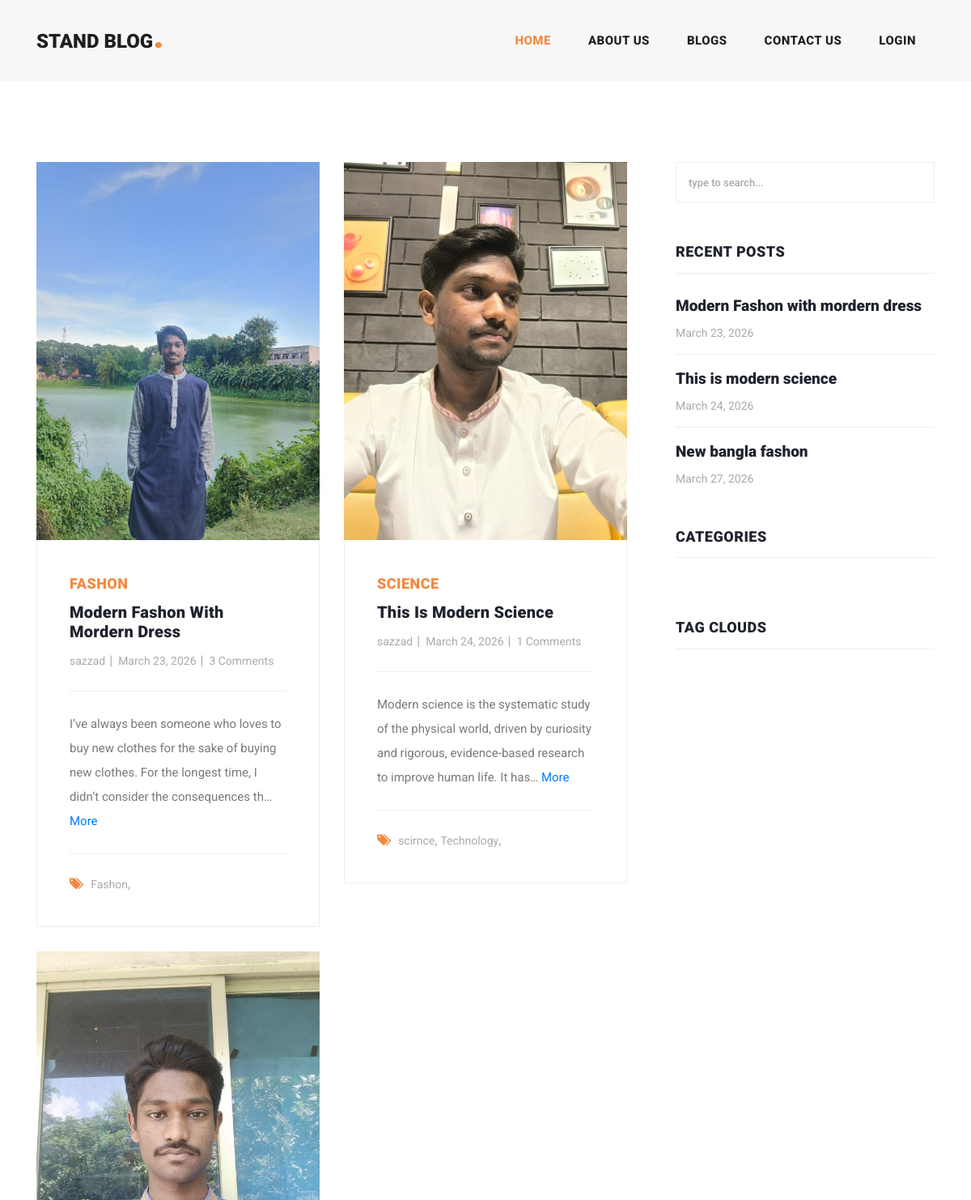
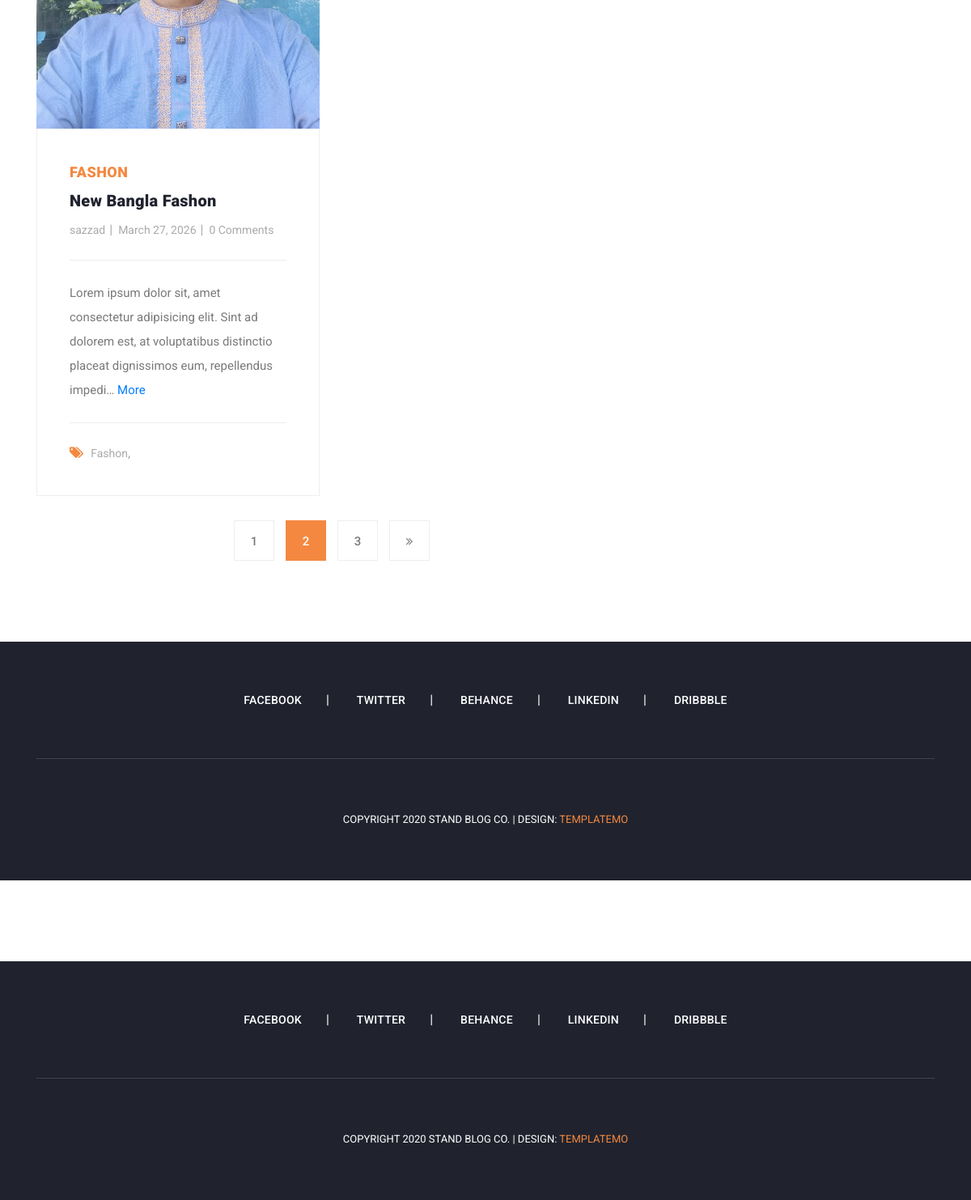
Page /search_blog/ on the committed database (2 pictures, top to bottom).
### blogapp/models.py (models this page shows, shortened)
class Blog(models.Model):
    user = models.ForeignKey(
        User,
        related_name='user_blogs',
        on_delete=models.CASCADE
    )
    category = models.ForeignKey(
        Category,
        related_name='category_blogs',
        on_delete=models.CASCADE
    )
    tag = models.ManyToManyField(
        Tag,
        related_name='tag_blogs',
        blank=True
    )
    title = models.CharField(
        max_length=250,
    )
    description = models.TextField(
        max_length=1000,
    )
    slug = models.SlugField(blank=True, unique=True)
    banner = models.ImageField(upload_to='blogs_banner')
    created_date = models.DateField(auto_now_add=True)

class Category(models.Model):
    title = models.CharField(max_length=100)
    slug = models.SlugField(blank=True, unique=True)
    created_date = models.DateField(auto_now_add=True)
    def __str__(self):
        return self.title

class Tag(models.Model):
    title = models.CharField(max_length=100)
    slug = models.SlugField(blank=True, unique=True)
    created_date = models.DateField(auto_now_add=True)

### account/models.py (models this page shows, shortened)
class User(AbstractUser):
    email = models.EmailField(
        max_length=150,
        unique= True
    )
    profile_picture = models.ImageField(
        upload_to="user_profile/",
        default="user-profile/default.png"
    )
    REQUIRED_FIELDS = ["email"]
    objects = CustomUserManager()

### blogapp/views.py (the view)
# urls.py: path('search_blog/', search_blog, name="search_blog"),
def search_blog(request):
    search_key = request.GET.get('search', None)
    tags = Tag.objects.all()
    categories = Category.objects.all()
    if search_key:
        blogs = Blog.objects.filter(
            Q(title__icontains=search_key) |
            Q(category__title__icontains=search_key) |
            Q(tag__title__icontains=search_key) |
            Q(user__username__icontains=search_key)
        ).distinct
        context = {
            "blogs":blogs,
            "tags":tags,
            "categories":categories
        }
        return render(request, "search_blog.html", context)
    else:
        blogs = Blog.objects.all()
        context = {
            "blogs":blogs
        }
        return render(request, "search_blog.html", context)

### templates/search_blog.html (shortened to what this page needs)
{% extends 'base.html' %}
{% load static %}
{% block content %}
    <section class="blog-posts grid-system">
      <div class="container">
        <div class="row">
          <div class="col-lg-8">
            <div class="all-blog-posts">
              <div class="row">
                {% include 'blog_card.html' %}
                {% include 'pagination.html' %}
              </div>
            </div>
          </div>
          {% include 'sidebar.html' %}
        </div>
      </div>
    </section>
{% include 'footer.html' %}
{% endblock content %}

### templates/blog_card.html
{% load static %} {% for blog in blogs %}
<div class="col-lg-6">
  <div class="blog-post">
    <div class="blog-thumb">
      <img src="{{blog.banner.url}}" alt="" />
    </div>
    <div class="down-content">
      <span>{{blog.category}}</span>
      <a href="{% url 'blog_details' blog.slug %}"><h4>{{blog.title}}</h4></a>
      <ul class="post-info">
        <li><a href="#">{{blog.user.username}}</a></li>
        <li><a href="#">{{blog.created_date}}</a></li>
        <li><a href="#">{{blog.blogs_comment.all.count}} Comments</a></li>
      </ul>
      <p>{{blog.description|truncatechars:150}}
      {% if blog.description|length > 150 %}
      <a href="{% url 'blog_details' blog.slug %}">More</a>
      {% endif %}
      </p>
      <div class="post-options">
        <div class="row">
          <div class="col-lg-12">
            <ul class="post-tags">
              <li><i class="fa fa-tags"></i></li>
              {% if blog.tag.all.count > 0 %} {% for tag in blog.tag.all %}
              <li><a href="{% url 'tag_blogs' tag.slug %}">{{tag.title}}</a>,</li>
              {% endfor %} {% else %}
              <li>None</li>
              {% endif %}
            </ul>
          </div>
        </div>
      </div>
    </div>
  </div>
</div>
{% endfor %}

### templates/sidebar.html (shortened to what this page needs)
<div class="col-lg-4">
  <div class="sidebar">
    <div class="row">
      <div class="col-lg-12">
        <div class="sidebar-item search">
          <form id="search_form" name="gs" method="GET" action="{% url 'search_blog' %}">
            <input
              type="text"
              name="search"
              class="searchText"
              placeholder="type to search..."
              autocomplete="on"
            />
          </form>
        </div>
      </div>
      <div class="col-lg-12">
        <div class="sidebar-item recent-posts">
          <div class="sidebar-heading">
            <h2>Recent Posts</h2>
          </div>
          <div class="content">
            <ul>
              {% for blog in blogs %}
              <li>
                <a href="post-details.html">
                  <h5>
                    {{blog.title}}
                  </h5>
                  <span>{{blog.created_date}}</span>
                </a>
              </li>
              {% endfor %}
            </ul>
          </div>
        </div>
      </div>
      <div class="col-lg-12">
        <div class="sidebar-item categories">
          <div class="sidebar-heading">
            <h2>Categories</h2>
          </div>
        </div>
      </div>
      <div class="col-lg-12">
        <div class="sidebar-item tags">
          <div class="sidebar-heading">
            <h2>Tag Clouds</h2>
          </div>
        </div>
      </div>
    </div>
  </div>
</div>

### static/css/templatemo-stand-blog.css (style rules this page uses)
body { font-family: 'Roboto', sans-serif; overflow-x: hidden; text-rendering: optimizeLegibility; -webkit-font-smoothing: antialiased; -moz-osx-font-smoothing: grayscale; }
p { margin-bottom: 0px; font-size: 15px; font-weight: 400; color: #7a7a7a; line-height: 30px; }
a { text-decoration: none!important; }
ul { padding: 0; margin: 0; list-style: none; }
h1,h2,h3,h4,h5,h6 { margin: 0px; }
.blog-posts { margin-top: 100px; }
.blog-posts .blog-post { margin-bottom: 30px; }
.blog-posts .blog-thumb img { width: 100%; overflow: hidden; }
.blog-posts .down-content { padding: 40px; border-right: 1px solid #eee; border-left: 1px solid #eee; border-bottom: 1px solid #eee; }
.blog-posts .down-content span { font-size: 18px; text-transform: uppercase; letter-spacing: 0.5px; font-weight: 900; color: #f48840; }
.blog-posts .down-content h4 { font-size: 24px; text-transform: capitalize; letter-spacing: 0.5px; font-weight: 900; color: #20232e; margin: 10px 0px 12px 0px; }
.blog-posts .down-content ul.post-info li { display: inline-block; margin-right: 8px; }
.blog-posts .down-content ul.post-info li:after { content: '|'; color: #aaa; margin-left: 8px; }
.blog-posts .down-content h4 { font-size: 20px; letter-spacing: 0.25px; }
.grid-system .down-content ul.post-info li { margin-right: 3px; }
.grid-system .down-content ul.post-info li:after { margin-left: 5px; }
.blog-posts .down-content ul.post-info li:last-child::after { display: none; }
.blog-posts .down-content ul.post-info li a { font-size: 14px; color: #aaa; font-weight: 400; transition: all .3s; }
.blog-posts .down-content p { padding: 25px 0px; margin: 25px 0px; border-top: 1px solid #eee; border-bottom: 1px solid #eee; }
.blog-posts .down-content ul.post-tags li, .blog-posts .down-content ul.post-share li { display: inline-block; }
.blog-posts .down-content ul.post-tags li:first-child i, .blog-posts .down-content ul.post-share li:first-child i { color: #f48840; margin-right: 5px; }
.blog-posts .down-content ul.post-tags li, .blog-posts .down-content ul.post-share li { color: #aaa; }
.blog-posts .down-content ul.post-tags li a, .blog-posts .down-content ul.post-share li a { font-size: 14px; color: #aaa; font-weight: 400; transition: all .3s; }
.blog-posts .sidebar-heading h2 { font-size: 18px; text-transform: uppercase; font-weight: 900; letter-spacing: 0.5px; color: #20232e; border-bottom: 1px solid #eee; padding-bottom: 15px; margin-bottom: 25px; }
.sidebar { margin-left: 30px; }
.sidebar .sidebar-item { margin-top: 50px; }
.sidebar .search { margin-top: 0px; }
.sidebar .sidebar-heading h2 { font-size: 18px; text-transform: uppercase; font-weight: 900; letter-spacing: 0.5px; color: #20232e; border-bottom: 1px solid #eee; padding-bottom: 15px; margin-bottom: 25px; }
.sidebar .search input { width: 100%; height: 50px; border: 1px solid #eee; font-size: 13px; text-transform: uppercase; font-weight: 500; color: #7a7a7a; outline: none; padding: 0px 15px; }
.sidebar .search input::placeholder { color: #aaa; }
.sidebar .recent-posts ul li { margin-bottom: 15px; padding-bottom: 15px; border-bottom: 1px solid #eee; }
.sidebar .recent-posts ul li:last-child { margin-bottom: 0px; padding-bottom: 0px; border-bottom: none; }
.sidebar .recent-posts ul li h5 { font-size: 19px; font-weight: 900; color: #20232e; line-height: 30px; transition: all 0.3s; }
.sidebar .recent-posts ul li span { display: block; font-size: 14px; color: #aaa; margin-top: 8px; }

### static/css/style.css (style rules this page uses)
input, textarea { text-transform: none !important; }

### rows in the picture
Blog: banner (picture), category "FASHON", title "Modern Fashon With Mordern Dress", user.username "sazzad", created_date "March 23, 2026", blogs_comment.all.count "3", description "I’ve always been someone who loves to buy new clothes for the sake of buying new clothes. For the longest time, I didn’t consider the consequences th…", shows "More", title "Modern Fashon with mordern dress"
Tag: title "Fashon"
Blog: banner (picture), category "SCIENCE", title "This Is Modern Science", user.username "sazzad", created_date "March 24, 2026", blogs_comment.all.count "1", description "Modern science is the systematic study of the physical world, driven by curiosity and rigorous, evidence-based research to improve human life. It has…", shows "More", title "This is modern science"
Tag: title "scirnce"
Tag: title "Technology"
Blog: banner (picture), category "FASHON", title "New Bangla Fashon", user.username "sazzad", created_date "March 27, 2026", blogs_comment.all.count "0", description "Lorem ipsum dolor sit, amet consectetur adipisicing elit. Sint ad dolorem est, at voluptatibus distinctio placeat dignissimos eum, repellendus impedi…", shows "More", title "New bangla fashon"
